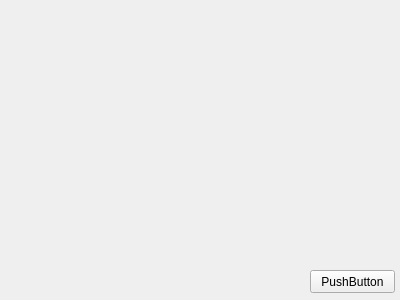
<?xml version="1.0" encoding="UTF-8"?>
<ui version="4.0">
 <class>Form</class>
 <widget class="QWidget" name="Form">
  <property name="geometry">
   <rect>
    <x>0</x>
    <y>0</y>
    <width>400</width>
    <height>300</height>
   </rect>
  </property>
  <property name="windowTitle">
   <string>Form</string>
  </property>
  <widget class="QPushButton" name="btn1">
   <property name="geometry">
    <rect>
     <x>310</x>
     <y>270</y>
     <width>85</width>
     <height>23</height>
    </rect>
   </property>
   <property name="text">
    <string>PushButton</string>
   </property>
  </widget>
 </widget>
 <resources/>
 <connections/>
</ui>
